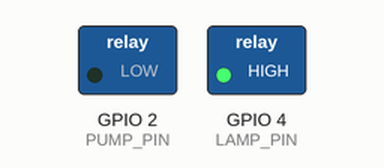
This sketch was run on a simulated ESP32. Shown: switched loads named in the sketch (green lamp = pin HIGH).

Above: at 1.0 s.
At 3.0 s:
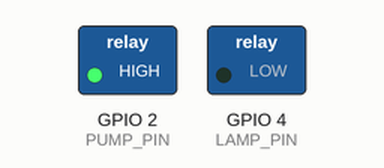
Timing chart, 0 to 5.2 s (numbered marks = the images above):
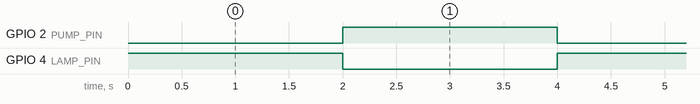

The sketch:

sketch.ino
```cpp
#define LAMP_PIN 4
#define PUMP_PIN 2
void setup() {
Serial.begin(9600);
pinMode(LAMP_PIN, OUTPUT);
pinMode(PUMP_PIN, OUTPUT);
}

void loop() {
  digitalWrite(LAMP_PIN, HIGH);
  delay(2000);
  digitalWrite(LAMP_PIN, LOW);
  digitalWrite(PUMP_PIN, HIGH);
  delay(2000);
  digitalWrite(PUMP_PIN, LOW);
}
```

Measured:
- by itself, GPIO 2 (PUMP_PIN), GPIO 4 (LAMP_PIN): alternates HIGH for 2.0 s and LOW for 2.0 s
- by itself, everything shown: repeats every 4.0 s, in 3 steps
